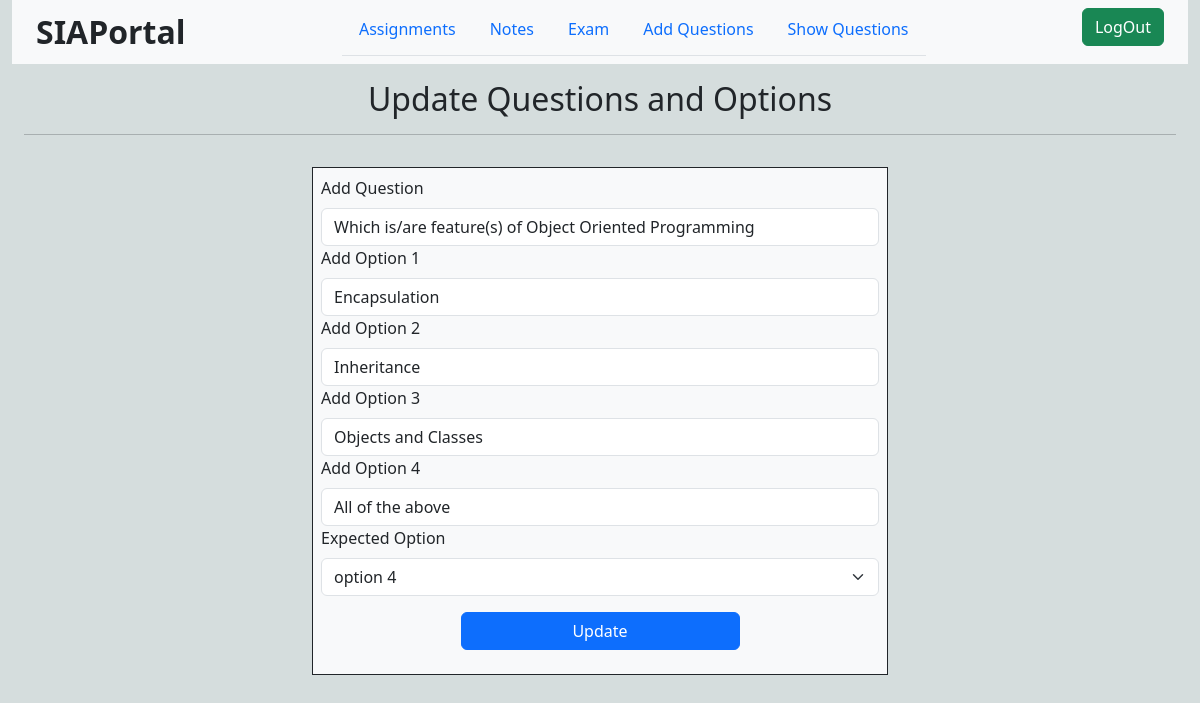
/updatequestion/1 (signed in), run on the app's committed database.
### SIAApp/models.py (models this page shows, shortened)
class Question(models.Model):
    q = models.CharField(max_length=512)
    opt1 = models.CharField(max_length=256)
    opt2 = models.CharField(max_length=256)
    opt3 = models.CharField(max_length=256)
    opt4 = models.CharField(max_length=256)
    ans = models.CharField(max_length=256)

### SIAApp/views.py (the view, shortened to what this page needs)
# urls.py: path("updatequestion/<int:qid>", views.updatequestion, name='updatequestion'),
def updatequestion(request, qid):
    if not request.user.is_staff:
        return redirect("/")
    question = Question.objects.get(pk=qid)
    if not question:
        return redirect("/showquestions")
    context = {
        "question" : question
    }
    return render(request, "html/update-question.html", context)

### templates/html/update-question.html (shortened to what this page needs)
{% extends 'base.html' %}
{% load static %}
{% block body %}
<div class="container-fluid ">
    <h2 class="text-center mt-3">Update Questions and Options</h2>
    <hr>
    <div class="d-flex justify-content-center align-items-center">
        <div class="border border-1 border-dark m-3 w-50 p-2 bg-light">
            <form action="" method="POST">
                <div class="form-group">
                    <label for="qName" class="form-label">Add Question</label>
                    <input type="text" id="qName" name="q" class="form-control" value="{{question.q}}">
                </div>
                <div class="form-group">
                    <label for="qName" class="form-label">Add Option 1</label>
                    <input type="text" name="o1" class="form-control" id="option1" value="{{question.opt1}}">
                </div>
                <div class="form-group">
                    <label for="qName" class="form-label">Add Option 2</label>
                    <input type="text" name="o2" class="form-control" id="option2" value="{{question.opt2}}">
                </div>
                <div class="form-group">
                    <label for="qName" class="form-label">Add Option 3</label>
                    <input type="text" name="o3" class="form-control" id="option3" value="{{question.opt3}}">
                </div>
                <div class="form-group">
                    <label for="qName" class="form-label">Add Option 4</label>
                    <input type="text" name="o4" class="form-control" id="option4" value="{{question.opt4}}">
                </div>
                <div class="form-group">
                    <label for="correctOption" class="form-label">Expected Option</label>
                    <select name="ans" id="correctOption" class="form-select">
                        <option value="o4" {% if question.ans == question.opt4 %} selected {% endif %}>option 4</option>
                    </select>
                </div>
                <input class="btn btn-primary w-50 d-flex justify-content-center align-items-center mt-3 mb-3" style="margin: 0px auto;" type="submit" value="Update" name="Update">
            </form>
        </div>
    </div>
</div>
{% endblock body %}

### templates/base.html (style rules this page uses)
body { background-color: #d5dddd; }

### data on the page
Question: q "Which is/are feature(s) of Object Oriented Programming", o1 "Encapsulation", o2 "Inheritance", o3 "Objects and Classes", o4 "All of the above", ans "option 4"
